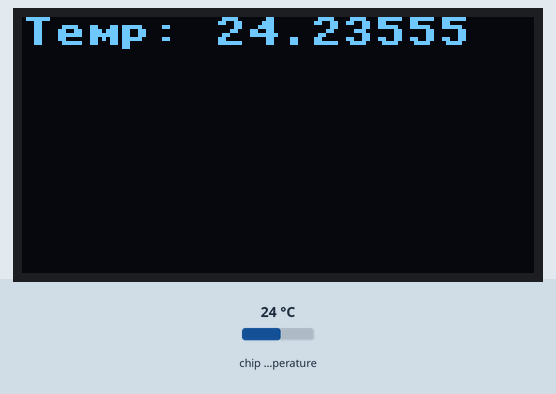
Bench run of a program on a simulated Raspberry Pi Pico running MicroPython. On the bench: 128×64 one-colour display. The test bench sets the inputs (shaded band); at power-on: chip temperature 24 °C.

Above: at 1.2 s.
1.3 s: chip temperature set to 1 °C
At 3.6 s:
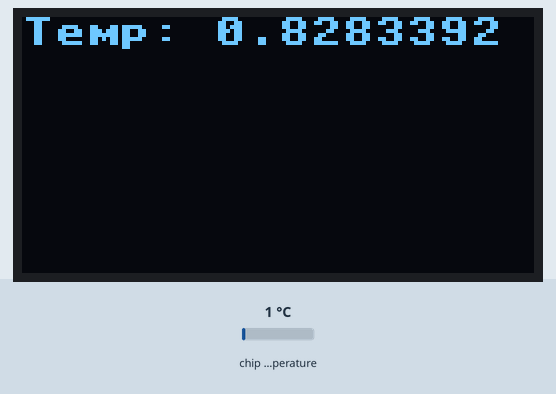
4.1 s: chip temperature set to 11 °C
At 4.5 s:
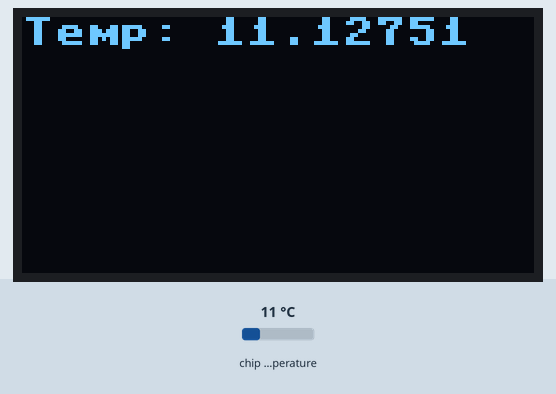
6.9 s: chip temperature set to 22 °C
At 8.9 s:
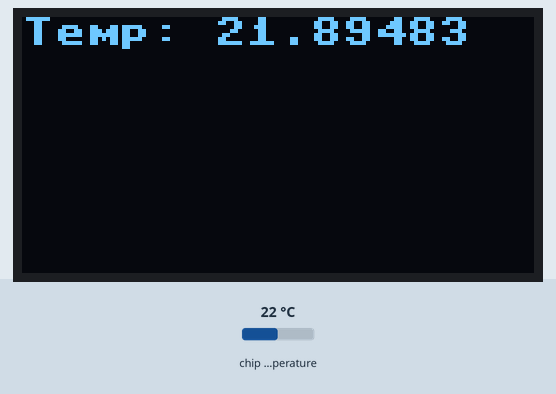
Timing chart, 0 to 10.4 s (numbered marks = the images above; inputs shaded):
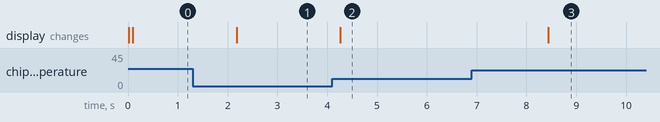

Measured:
- after the input at 1.3 s, the display: changes after 0.88 s (image 1)
- after the input at 4.1 s, the display: changes after 0.17 s (image 2)
- after the input at 6.9 s, the display: changes after 1.5 s (image 3)

The program:

SPI_OLED_Temperature.py
```python
import machine
import ssd1306
import time

mosi = machine.Pin(11)
sck = machine.Pin(10)
res = machine.Pin(14)
dc = machine.Pin(12)
cs = machine.Pin(13)

spi = machine.SPI(1, 100000, mosi=mosi, sck=sck)
display = ssd1306.SSD1306_SPI(128, 64, spi, dc, res, cs)

adc = machine.ADC(machine.ADC.CORE_TEMP)
conversion_factor = 3.3 / (65535)
while True:
    reading = adc.read_u16() * conversion_factor
    temperature = 27 - (reading - 0.706)/0.001721
    display.fill(0)
    display.text(f"Temp: {temperature}", 0, 0, 1)
    display.show()
    time.sleep(2)
```
